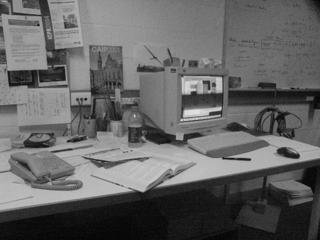
%> input picture TP2-Spatial-Filtering/im02.jpg, 320 x 240 px
$ octave e4.m   (GNU Octave 9; MATLAB toolbox functions it lacks are replaced by stand-ins)
%> lines starting %> are read from the running program, lines starting %| are printed output that depends on the picture
close all;
clear all;

function [i] = cut(I, s)
  sr = size(I);
  dw = uint32((sr(1)-s(1))/2);
  dh = uint32((sr(2)-s(2))/2);
  i = I(dw:dw-1+s(1),dh:dh-1+s(2));
end


pkg load image
I = imread('im02.jpg');
%> I is the input picture: size 240x320 uint8; min 0, max 228, mean 100
imshow(I);
I = im2double(I);
%> I: size 240x320 double
si = size(I);
%> si = [240 320]

Ax = [-1 0 1;
      -1 0 1;
      -1 0 1];
Ay = Ax';

Ix = cut(conv2(I,Ax),si);
Iy = cut(conv2(I,Ay),si);

Ixx = Ix.*Ix;
Iyy = Iy.*Iy;
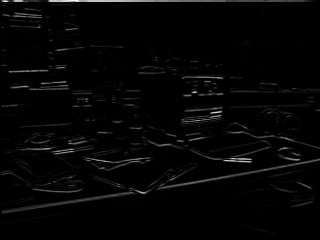
%> Iyy: size 240x320 double; min 0, max 4, mean 0.0843; drawn with min black and max white
Ixy = Ix.*Iy;
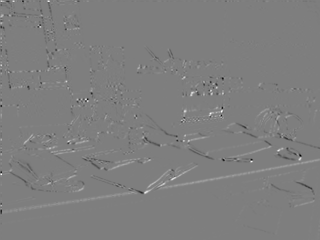
%> Ixy: size 240x320 double; min -1.09, max 1.11, mean 0.00163; drawn with min black and max white


sigma = 3;
g = fspecial('gaussian',max(1,fix(6*sigma)), sigma);
Lxx = cut(conv2(Ixx,g),si);
Lyy = cut(conv2(Iyy,g),si);
Lxy = cut(conv2(Ixy,g),si);
%> call 5 of cut, with s = [240 320]
%> in cut (call 5), `i = I(dw:dw-1+s(1),dh:dh-1+s(2));`:
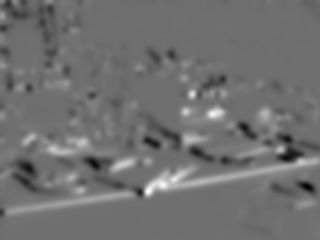
%> i: size 240x320 double; min -0.107, max 0.139, mean 0.00162; drawn with min black and max white

r = (Lxx.*Lyy - (Lxy.*Lxy))./(Lxx + Lyy);
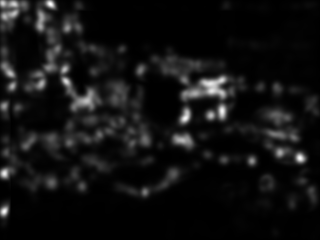
%> r: size 240x320 double; min 7.94e-06, max 0.151, mean 0.0108; drawn with min black and max white

m = min(mean(r));
%> m = 0.00204
r = r/m;
m = max(max(r));
%> m = 74.19
r = r/m;
figure()
imshow(m*r, colormap=colormap('default'));
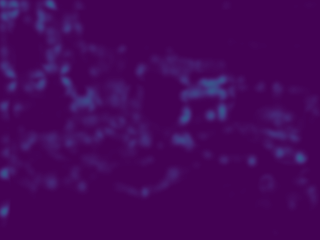
%> displayed picture: size 240x320x3, on the screen's scale of 0 to 255; mean R, G, B 68.9, 7.1, 89.8
figure();
imshow(I/2+r/2);
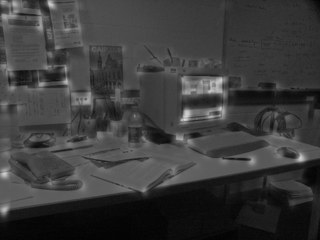
%> displayed picture: size 240x320, on the screen's scale of 0 to 255; min 2, max 219, mean 59.1
figure();
imshow(I);
hold on;

h = [-1 -1 -1;
     -1  9 -1;
     -1 -1 -1];
xx = r;%cut(conv2(r,h),si);
mm = mean(mean(xx));
%> mm = 0.0713
step = 20;
for x=1:step:si(1)
  for y=1:step:si(2)
    s = xx(x:x+step-1,y:y+step-1);
    M =max(max(s)) ;
    if M>2*mm
      c = getcoord(M,s);
      scatter(y+c(2),x+c(1),'g');
    end
  end
end
%> after the loop, c = [1 14]
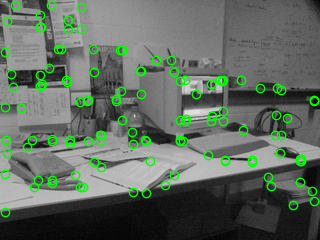
%> figure redrawn from the program's plot data

$ run again, with TP2-Spatial-Filtering/im03.jpg copied over TP2-Spatial-Filtering/im02.jpg
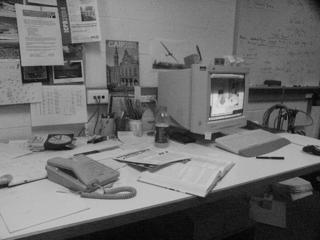
%> input picture TP2-Spatial-Filtering/im03.jpg, 320 x 240 px
%> I is the input picture: size 240x320 uint8; min 0, max 223, mean 110.1
%> I: size 240x320 double
%> `m = min(mean(r));`: m = 0.00241
%> `m = max(max(r));`: m = 67.22
%> `imshow(I/2+r/2);`:
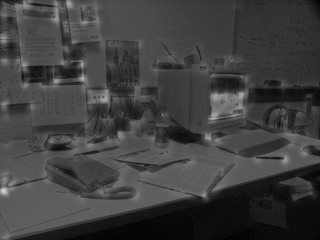
%> displayed picture: size 240x320, on the screen's scale of 0 to 255; min 1, max 209, mean 63.2
%> mm = 0.0638
%> after the loop `for x=1:step:si(1)`: c = [19 7]
%> after the loop `for x=1:step:si(1)`:
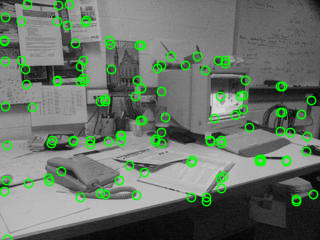
%> figure redrawn from the program's plot data
